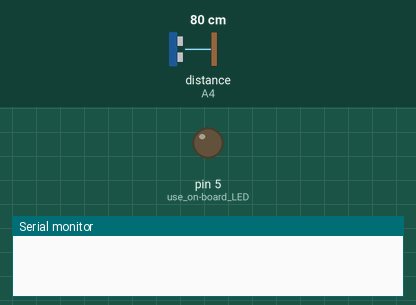
This sketch was run on a simulated Arduino Uno, built with avr-gcc and run on an emulated ATmega328P. Parts: output pins drawn as LEDs (lit = HIGH), the last lines printed to the serial monitor. Wiring (inferred from the names in the program): ultrasonic range finder: trigger A5; echo A4. The test bench sets the inputs (shaded band); at power-on: distance to the obstacle (sensor on A4) 80 cm. The echo pulse lasts 58.3 µs per cm; pins used as bus, display or sensor lines are not drawn.

Above: at 0.1 s.
At 0.5 s:
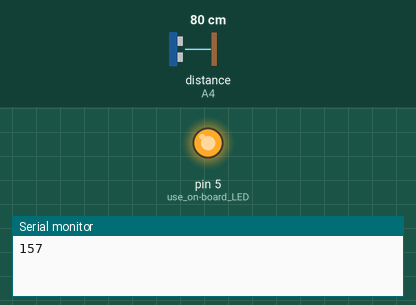
Timing chart, 0 to 2.0 s (numbered marks = the images above):
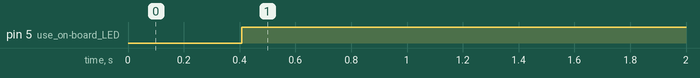

The sketch:

tank_refill_2.ino
```cpp
int trigpin=A5;
int echopin=A4;
int distance=0;
float duration;

int  Distance()
{
digitalWrite(trigpin,LOW);
 delay(2);
 digitalWrite(trigpin,HIGH);
 delayMicroseconds(10);
 digitalWrite(trigpin,LOW);

 duration= pulseIn(echopin,HIGH);

 distance = duration *0.034;
 return distance ;

}

void setup()
{
	// initialize the LCD
  Serial.begin(9600);

  pinMode(trigpin,OUTPUT);
  pinMode(echopin,INPUT);
  pinMode(5, OUTPUT);  // use on-board LED

   delay(400);


}

void loop()
{

  distance=Distance();


 Serial.println(distance);


    if( distance > 7 && distance <= 14)
  {
    digitalWrite(5,0);///pump off

  }

  else if(distance > 14 )
  {
    digitalWrite(5,1); ///[pump on]

    check :
      distance=Distance();

      if( distance >7 )
      {
        delay(200);
        Serial.println(distance);
        goto check ;
      }
      else
      {
//         delay(200);
        Serial.println(distance);
        digitalWrite(5,0) ;
      }
   /*
            for(;Distance()>=7;)
                 {
                   Serial.println(distance);
                 }

    digitalWrite(5,0);///pump off
    */
  }


 delay(200);
}
```

Measured:
- by itself, pin 5 (use_on-board_LED): LOW → HIGH at 0.41 s
